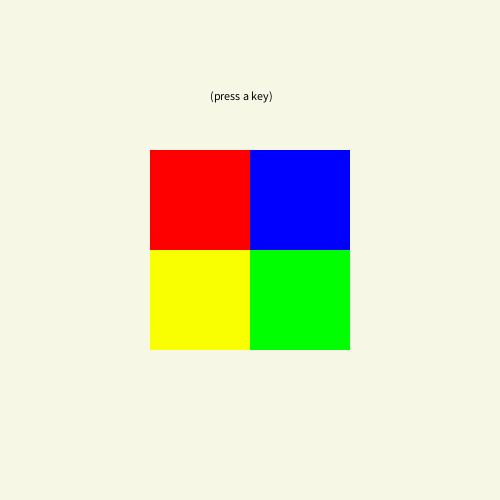
Frame 1 (no input)
Frame 60 (the mouse pressed at the canvas centre just before this capture): identical to frame 1, image omitted
Frame 120 (the mouse held since frame 60 and released just before this capture): identical to frame 1, image omitted

The Processing sketch that drew this single still picture (run headless with seeded random() and noise(); from frame 60 on, the mouse is pressed at the canvas centre):

// Processing sketch: processing_92261
// ── processing_92261.pde

int myState = 0 ;


void setup() {
  size(500,500);
  
  
}

 

void draw() {
  
  background(#F7F7E6) ;
  noStroke();
  
  println("mouseY = " + mouseY) ;
  println("mouseX = " + mouseX) ;

  switch(myState) {
    
  case 0 :
  
  fill(0);
  text("(press a key)", 210, 100); 
  
  fill(#FAFF00); 
  rect(150, 250, 100, 100);

  fill(255,0,0); 
  rect(150, 150, 100, 100);
 
  fill(0,0,255); 
  rect(250, 150, 100, 100);

  fill(0,255,0);  
  rect(width/2, height/2, 100, 100);
   
  break;
   


  case 1 :
  
  fill(0);
  text("try again :)", 210, 100); 
  
  fill(0,255,0);
  rect(150, 250, 100, 100);
  
  fill(#FAFF00); 
  rect(150, 150, 100, 100);
  
  fill(255,0,0); 
  rect(250, 150, 100, 100);
  
  fill(0,0,255);
  rect(width/2, height/2, 100, 100);

  break;
  
  
  case 2 :
  
  
  fill(0,0,255);
  rect(150, 250, 100, 100);
  
  fill(0,255,0); 
  rect(150, 150, 100, 100);
  
  fill(#FAFF00); 
  rect(250, 150, 100, 100);
  
  fill(255,0,0);
  rect(width/2, height/2, 100, 100);

  break;
  
  
  case 3 :
  
  
  fill(255,0,0);
  rect(150, 250, 100, 100);
  
  fill(0,0,255); 
  rect(150, 150, 100, 100);
  
  fill(0,255,0); 
  rect(250, 150, 100, 100);
  
  fill(#FAFF00);
  rect(width/2, height/2, 100, 100);

  break;
  
  case 4 :
  
  
  fill(#FAFF00); 
  rect(150, 250, 100, 100);

  fill(255,0,0); 
  rect(150, 150, 100, 100);
 
  fill(0,0,255); 
  rect(250, 150, 100, 100);

  fill(0,255,0);  
  rect(width/2, height/2, 100, 100);
  
  fill(0,0,255); 
  rect(150, 50, 100, 100);

  break;
  
  case 5 :
  
  
  fill(0,255,0);
  rect(150, 250, 100, 100);
  
  fill(#FAFF00); 
  rect(150, 150, 100, 100);
  
  fill(255,0,0); 
  rect(250, 150, 100, 100);
  
  fill(0,0,255);
  rect(width/2, height/2, 100, 100);
  
  fill(0,0,255); 
  rect(250, 50, 100, 100);
  
  fill(255,0,0); 
  rect(150, 50, 100, 100);

  break;
  
  case 6 :
  
  
  fill(0,0,255);
  rect(150, 250, 100, 100);
  
  fill(0,255,0); 
  rect(150, 150, 100, 100);
  
  fill(#FAFF00); 
  rect(250, 150, 100, 100);
  
  fill(255,0,0);
  rect(width/2, height/2, 100, 100);
  
  fill(0,0,255); 
  rect(350, 50, 100, 100);
  
  fill(255,0,0); 
  rect(250, 50, 100, 100);
  
  fill(#FAFF00); 
  rect(150, 50, 100, 100);

  break;
  
  case 7 :
  
  
  fill(255,0,0);
  rect(150, 250, 100, 100);
  
  fill(0,0,255); 
  rect(150, 150, 100, 100);
  
  fill(0,255,0); 
  rect(250, 150, 100, 100);
  
  fill(#FAFF00);
  rect(width/2, height/2, 100, 100);
  
  fill(0,0,255); 
  rect(350, 150, 100, 100);
  
  fill(255,0,0); 
  rect(350, 50, 100, 100);
  
  fill(#FAFF00); 
  rect(250, 50, 100, 100);
  
  fill(0,255,0); 
  rect(150, 50, 100, 100);

  break;
  
  case 8 :
  
  
  fill(#FAFF00); 
  rect(150, 250, 100, 100);

  fill(255,0,0); 
  rect(150, 150, 100, 100);
 
  fill(0,0,255); 
  rect(250, 150, 100, 100);

  fill(0,255,0);  
  rect(width/2, height/2, 100, 100);
  
  fill(0,0,255); 
  rect(150, 50, 100, 100);
  
  fill(0,0,255); 
  rect(350, 250, 100, 100);
  
  fill(255,0,0); 
  rect(350, 150, 100, 100);
  
  fill(#FAFF00); 
  rect(350, 50, 100, 100);
  
  fill(0,255,0); 
  rect(250, 50, 100, 100);
  
  fill(0,0,255); 
  rect(150, 50, 100, 100);

  break;
  
  case 9 :
  
  
  fill(0,255,0);
  rect(150, 250, 100, 100);
  
  fill(#FAFF00); 
  rect(150, 150, 100, 100);
  
  fill(255,0,0); 
  rect(250, 150, 100, 100);
  
  fill(0,0,255);
  rect(width/2, height/2, 100, 100);
 
  
  fill(0,0,255); 
  rect(350, 350, 100, 100);
  
  fill(255,0,0); 
  rect(350, 250, 100, 100);
  
  fill(#FAFF00); 
  rect(350, 150, 100, 100);
  
  fill(0,255,0); 
  rect(350, 50, 100, 100);
  
  fill(0,0,255); 
  rect(250, 50, 100, 100);
  
  fill(255,0,0); 
  rect(150, 50, 100, 100);

  break;
  
  case 10 :
  
  
  fill(0,255,0);
  rect(150, 150, 100, 100);
  
  fill(#FAFF00); 
  rect(250, 150, 100, 100);
  
  fill(255,0,0); 
  rect(250, 250, 100, 100);
  
  fill(0,0,255);
  rect(150, 250, 100, 100);
 
  
  fill(0,0,255); 
  rect(250, 350, 100, 100);
  
  fill(255,0,0); 
  rect(350, 350, 100, 100);
  
  fill(#FAFF00); 
  rect(350, 250, 100, 100);
  
  fill(0,255,0); 
  rect(350, 150, 100, 100);
  
  fill(0,0,255); 
  rect(350, 50, 100, 100);
  
  fill(255,0,0); 
  rect(250, 50, 100, 100);
  
  fill(#FAFF00); 
  rect(150, 50, 100, 100);

  break;
  
  case 11 :
  
  
  fill(0,255,0);
  rect(250, 150, 100, 100);
  
  fill(#FAFF00); 
  rect(250, 250, 100, 100);
  
  fill(255,0,0); 
  rect(150, 250, 100, 100);
  
  fill(0,0,255);
  rect(150, 150, 100, 100);
 
  
  fill(0,0,255); 
  rect(150, 350, 100, 100);
  
  fill(255,0,0); 
  rect(250, 350, 100, 100);
  
  fill(#FAFF00); 
  rect(350, 350, 100, 100);
  
  fill(0,255,0); 
  rect(350, 250, 100, 100);
  
  fill(0,0,255); 
  rect(350, 150, 100, 100);
  
  fill(255,0,0); 
  rect(350, 50, 100, 100);
  
  fill(#FAFF00); 
  rect(250, 50, 100, 100); 
  
  fill(0,255,0); 
  rect(150, 50, 100, 100);

  break;
  
  
  case 12 :
  
  
  fill(0,255,0);
  rect(250, 250, 100, 100);
  
  fill(#FAFF00); 
  rect(150, 250, 100, 100);
  
  fill(255,0,0); 
  rect(150, 150, 100, 100);
  
  fill(0,0,255);
  rect(250, 150, 100, 100);
 
  
  fill(0,0,255); 
  rect(50, 350, 100, 100);
  
  fill(255,0,0); 
  rect(150, 350, 100, 100);
  
  fill(#FAFF00); 
  rect(250, 350, 100, 100);
  
  fill(0,255,0); 
  rect(350, 350, 100, 100);
  
  fill(0,0,255); 
  rect(350, 250, 100, 100);
  
  fill(255,0,0); 
  rect(350, 150, 100, 100);
  
  fill(#FAFF00); 
  rect(350, 50, 100, 100);
  
  fill(0,255,0); 
  rect(250, 50, 100, 100);
  
  fill(0,0,255); 
  rect(150, 50, 100, 100);

  break;
  
  
  case 13 :
  
  
  fill(0,255,0);
  rect(150, 250, 100, 100);
  
  fill(#FAFF00); 
  rect(150, 150, 100, 100);
  
  fill(255,0,0); 
  rect(250, 150, 100, 100);
  
  fill(0,0,255);
  rect(250, 250, 100, 100);
 
  
  fill(0,0,255); 
  rect(50, 250, 100, 100);
  
  fill(255,0,0); 
  rect(50, 350, 100, 100);
  
  fill(#FAFF00); 
  rect(150, 350, 100, 100);
  
  fill(0,255,0); 
  rect(250, 350, 100, 100);
  
  fill(0,0,255); 
  rect(350, 350, 100, 100);
  
  fill(255,0,0); 
  rect(350, 250, 100, 100);
  
  fill(#FAFF00); 
  rect(350, 150, 100, 100);
  
  fill(0,255,0); 
  rect(350, 50, 100, 100);
  
  fill(0,0,255); 
  rect(250, 50, 100, 100);
  
  fill(255,0,0); 
  rect(150, 50, 100, 100);

  break;
  
  case 14 :
  
  
  fill(0,255,0);
  rect(150, 150, 100, 100);
  
  fill(#FAFF00); 
  rect(250, 150, 100, 100);
  
  fill(255,0,0); 
  rect(250, 250, 100, 100);
  
  fill(0,0,255);
  rect(150, 250, 100, 100);
 
  
  fill(0,0,255); 
  rect(50, 150, 100, 100);
  
  fill(255,0,0); 
  rect(50, 250, 100, 100);
  
  fill(#FAFF00); 
  rect(50, 350, 100, 100);
  
  fill(0,255,0); 
  rect(150, 350, 100, 100);
  
  fill(0,0,255); 
  rect(250, 350, 100, 100);
  
  fill(255,0,0); 
  rect(350, 350, 100, 100);
  
  fill(#FAFF00); 
  rect(350, 250, 100, 100);
  
  fill(0,255,0); 
  rect(350, 150, 100, 100);
  
  fill(0,0,255); 
  rect(350, 50, 100, 100);
  
  fill(255,0,0); 
  rect(250, 50, 100, 100);
  
  fill(#FAFF00); 
  rect(150, 50, 100, 100);

  break;
  
  case 15 :
  
  
  fill(0,255,0);
  rect(250, 150, 100, 100);
  
  fill(#FAFF00); 
  rect(250, 250, 100, 100);
  
  fill(255,0,0); 
  rect(150, 250, 100, 100);
  
  fill(0,0,255);
  rect(150, 150, 100, 100);
 
  
  fill(0,0,255); 
  rect(50, 50, 100, 100);
  
  fill(255,0,0); 
  rect(50, 150, 100, 100);
  
  fill(#FAFF00); 
  rect(50, 250, 100, 100);
  
  fill(0,255,0); 
  rect(50, 350, 100, 100);
  
  fill(0,0,255); 
  rect(150, 350, 100, 100);
  
  fill(255,0,0); 
  rect(250, 350, 100, 100);
  
  fill(#FAFF00); 
  rect(350, 350, 100, 100);
  
  fill(0,255,0); 
  rect(350, 250, 100, 100);
  
  fill(0,0,255); 
  rect(350, 150, 100, 100);
  
  fill(255,0,0); 
  rect(350, 50, 100, 100);
  
  fill(#FAFF00); 
  rect(250, 50, 100, 100);
  
  fill(0,255,0); 
  rect(150, 50, 100, 100);

  break;
  
  case 16 :
  
  
  fill((random(255)),(random(255)),(random(255)));
  rect(250, 150, 100, 100);
  
  fill((random(255)),(random(255)),(random(255))); 
  rect(250, 250, 100, 100);
  
  fill((random(255)),(random(255)),(random(255))); 
  rect(150, 250, 100, 100);
  
  fill((random(255)),(random(255)),(random(255)));
  rect(150, 150, 100, 100);
 
  
  fill((random(255)),(random(255)),(random(255))); 
  rect(50, 50, 100, 100);
  
  fill((random(255)),(random(255)),(random(255))); 
  rect(50, 150, 100, 100);
  
  fill((random(255)),(random(255)),(random(255))); 
  rect(50, 250, 100, 100);
  
  fill((random(255)),(random(255)),(random(255))); 
  rect(50, 350, 100, 100);
  
  fill((random(255)),(random(255)),(random(255)));
  rect(150, 350, 100, 100);
  
  fill((random(255)),(random(255)),(random(255))); 
  rect(250, 350, 100, 100);
  
  fill((random(255)),(random(255)),(random(255))); 
  rect(350, 350, 100, 100);
  
  fill((random(255)),(random(255)),(random(255))); 
  rect(350, 250, 100, 100);
  
  fill((random(255)),(random(255)),(random(255))); 
  rect(350, 150, 100, 100);
  
  fill((random(255)),(random(255)),(random(255))); 
  rect(350, 50, 100, 100);
  
  fill((random(255)),(random(255)),(random(255))); 
  rect(250, 50, 100, 100);
  
  fill((random(255)),(random(255)),(random(255))); 
  rect(150, 50, 100, 100);

  break;
  
  
}
}

void keyPressed() {
  
  myState = myState + 1  ;
   
  if (myState > 16) {
    myState = 16 ;
  }
}
